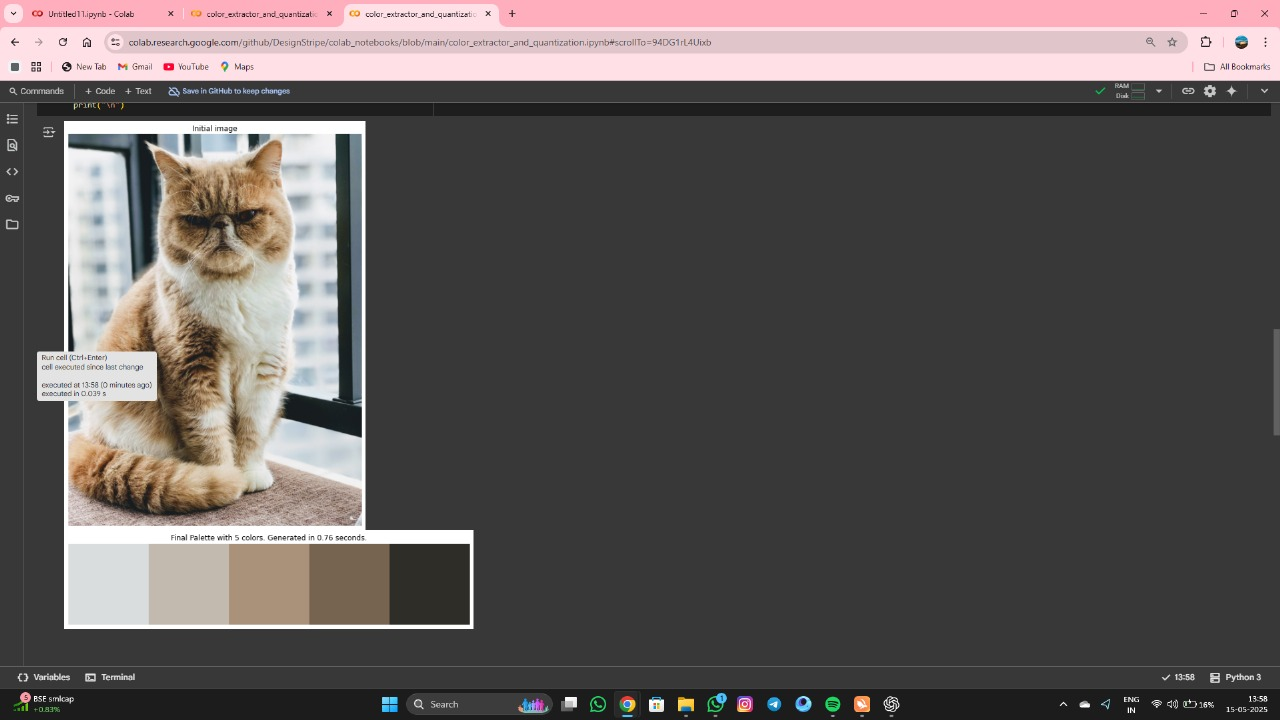
#> input picture IMG-20250515-WA0027.jpg, 1280 x 720 px
$ python color_extractor_and_quantization.py   (older library calls are emulated)
#> lines starting #> are read from the running program, lines starting #| are printed output that depends on the picture
# -*- coding: utf-8 -*-
"""color_extractor_and_quantization.ipynb

Automatically generated by Colab.

Original file is located at
    https://colab.research.google.com/github/DesignStripe/colab_notebooks/blob/main/color_extractor_and_quantization.ipynb

# Color Extractor
## This is a Google Colab Notebook showcasing how to efficiently and easily extract the colors of an image using python. We also show how to perform color quantization using OpenCV.

*Demo [picture](https://unsplash.com/photos/Dl39g6QhOIM) by [Cyrus Chew](https://unsplash.com/@cyrus_c) on Unsplash.*

## Step 1: Imports
"""

# Imports
from google.colab import files
import cv2 as cv
from PIL import Image
import time
import numpy as np
import matplotlib.pyplot as plt

"""## Step 2: Upload your image(s)"""

uploaded = files.upload()
#> the answer given: IMG-20250515-WA0027.jpg

for fn in uploaded.keys():
  print('User uploaded file "{name}" with length {length} bytes'.format(
      name=fn, length=len(uploaded[fn])))

"""## Step 3: Extract the n most present colors in the image"""

n_colors = 5
img_max_dim = 256
final_palettes = []
quanticized_images = []
resized_imgs = []
accuracy_aimed = 1.0  # Stop iterating if the specified accuracy is reached.
max_iter = 45  # Stop the algorithm after the specified number of iterations.

for fn in uploaded.keys():
  start_time = time.time()
  img = Image.open(fn).convert('RGB')
#> img is the input picture: PIL image 1280x720 RGB; mean R, G, B 96.8, 90.8, 90

  # Resize image for computation while keeping aspect ratio
  resized_width = int((img_max_dim * min(img.size)) / max(img.size))
#> resized_width = 144
  resized_img = img.copy()
  resized_img.thumbnail((img_max_dim, img_max_dim), Image.ANTIALIAS)
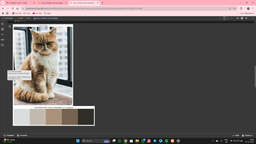
#> resized_img: PIL image 256x144 RGB; mean R, G, B 96.8, 90.8, 90

  # Reshape for k-means
  resized_img = np.array(resized_img, np.float32)
#> resized_img: shape (144, 256, 3) float32

  # Extract the n most present colors
  # The algorithm stops iterating when any of the above conditions are met.
  criteria = (cv.TERM_CRITERIA_EPS + cv.TERM_CRITERIA_MAX_ITER, max_iter,
              accuracy_aimed)

  # KMEANS_PP_CENTERS: initializing centers that are far away from one another,
  # helps to reduce the randomness in the results.
  _, labels, centers = cv.kmeans(resized_img.reshape(-1,3), n_colors, None,
                                 criteria, 10, flags=cv.KMEANS_PP_CENTERS)
#> centers = [[54.04, 54.09, 53.84], [239.8, 223.2, 227], [172.8, 153, 135.5], [220, 188.5, 191.3], [109, 99.11, 88.2]]

  # Find the biggest centers in descending order
  unique, counts = np.unique(labels, return_counts=True)
#> unique = [0, 1, 2, 3, 4]; counts = [26211, 3845, 1619, 3462, 1727]
  labels_ordered = unique[counts.argsort()[::-1]]
#> labels_ordered = [0, 1, 3, 4, 2]

  # Reorder colors by presence in the image - in descending order
  ordered_palette = centers[labels_ordered].astype(int)
#> ordered_palette = [[54, 54, 53], [239, 223, 226], [220, 188, 191], [108, 99, 88], [172, 152, 135]]
  end_time = time.time() - start_time

  # Save color palette and elements for future visualizations
  final_palettes.append(ordered_palette)

  # Quanticize the image by reconstructing it with only the extracted colors
  quanticized_images.append(np.uint8(centers)[labels.flatten()]
                            .reshape((resized_img.shape)))
  resized_imgs.append(resized_img)

  # Display the initial image and extracted palette
  plt.figure(figsize=(12,12))
  plt.title("Initial image")
  plt.imshow(img)
  plt.grid()
  plt.axis('off')
  plt.show()

  plt.figure(figsize=(12,12))
  plt.imshow(ordered_palette[:n_colors][np.concatenate([[i] * 100 for i in range(len(ordered_palette[:n_colors]))]).reshape((-1,10)).T])
  plt.title(f"Final Palette with {n_colors} colors. Generated in %.2f seconds." % end_time)
  plt.grid()
  plt.axis('off')
  plt.show()
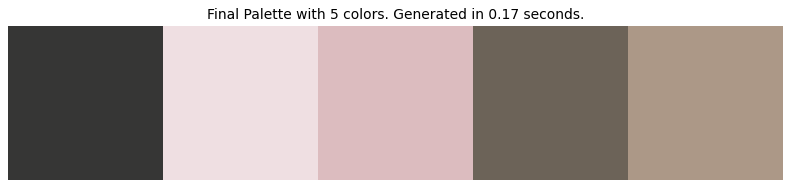
#> figure drawn by matplotlib, 1 panel

  print("\n")

"""## Color quantization

Having this new palette, you can play with the original image to reconstruct it using only these colors, which is called color quantization as seen in the article https://en.wikipedia.org/wiki/Color_quantization.

I invite you to play with the algorithm using different color combinations to better understand how it works!
"""

# Plot the quanticized images
for index, quanticized_image in enumerate(quanticized_images):
  plt.figure(figsize=(12,12))
  plt.subplot(1,2,1)
  plt.title("Here is what the original image looks like")
  plt.grid()
  plt.axis('off')
  plt.imshow(resized_imgs[index]/255.0)
  plt.subplot(1,2,2)
  plt.title(f"Here is what the quanticized image looks like with {n_colors} colors!")
  plt.grid()
  plt.axis('off')
  plt.imshow(quanticized_image)
  print("\n")
#> this loop made 1 pass

"""## Next step: Build a better palette!
Use color harmony expert knowledge to understand the relation of the color in the extracted colors and build the best looking palette possible out of this image!

Here are a few tips:
- Try changing the color space! You can look at colors in different ways such as RGB, HSV, LAB, etc. HSV is a great space to better understand color relations.
- There is no general consensus on how and why a palette looks beautiful. Your best shot is to take a look at basic color harmonies and build a code that will try to follow them.
- Base yourself on the current trends, look at color palettes websites and try to orient your results towards them!
- It doesn't have to be perfect! Have fun, play with it, and build something great! Colors are a subjective thing. Some people will love them while some will hate them. You just want to allow customization to your tools as you can't force them to like a color schema.

### This is where you play with your results!
Take your palettes in the `final_palettes` list and build a code to make them look better!

*Send us your code updates and results at louis@designstripe.com. We would love to see what you achieve and give our feedback!*
"""

# Add your code here and start testing right away!
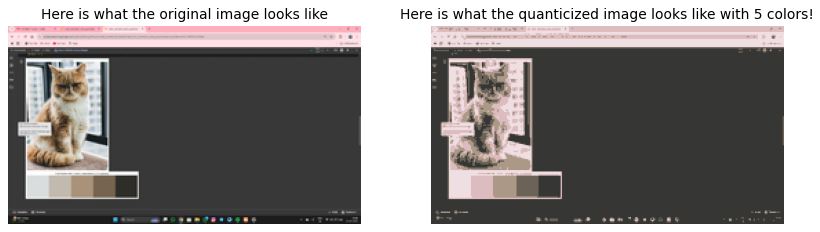
#> figure drawn by matplotlib, 2 panels
